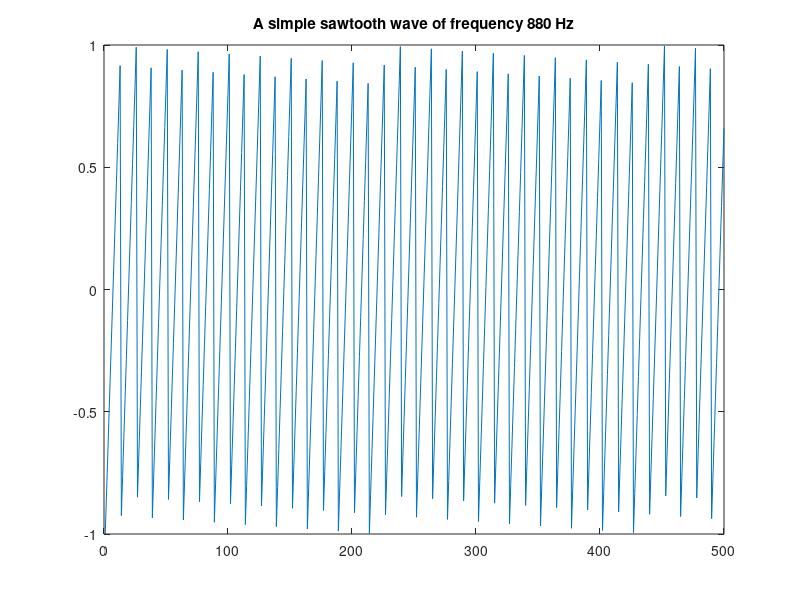

The MATLAB script that drew this image:
amp = 1;
F_s = 11025;
F_w = 880;
nsec = 2;
dur = nsec*F_s;

n = 0:dur;

y = amp*sawtooth(2*pi*n*F_w/F_s);

figure(12)
plot(y(1:500))
title('A simple sawtooth wave of frequency 880 Hz')

soundsc(y, F_s)